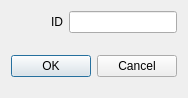
<?xml version="1.0" encoding="UTF-8"?>
<ui version="4.0">
 <class>RemoveAutoDialog</class>
 <widget class="QDialog" name="RemoveAutoDialog">
  <property name="geometry">
   <rect>
    <x>0</x>
    <y>0</y>
    <width>184</width>
    <height>98</height>
   </rect>
  </property>
  <property name="windowTitle">
   <string>Remove Auto</string>
  </property>
  <layout class="QVBoxLayout" name="verticalLayout">
   <item>
    <layout class="QHBoxLayout" name="horizontalLayout_2">
     <item>
      <spacer name="horizontalSpacer_8">
       <property name="orientation">
        <enum>Qt::Horizontal</enum>
       </property>
       <property name="sizeHint" stdset="0">
        <size>
         <width>40</width>
         <height>20</height>
        </size>
       </property>
      </spacer>
     </item>
     <item>
      <widget class="QLabel" name="idLbl">
       <property name="sizePolicy">
        <sizepolicy hsizetype="Minimum" vsizetype="Minimum">
         <horstretch>0</horstretch>
         <verstretch>0</verstretch>
        </sizepolicy>
       </property>
       <property name="text">
        <string>ID</string>
       </property>
      </widget>
     </item>
     <item>
      <widget class="QLineEdit" name="idLine">
       <property name="sizePolicy">
        <sizepolicy hsizetype="Fixed" vsizetype="Fixed">
         <horstretch>0</horstretch>
         <verstretch>0</verstretch>
        </sizepolicy>
       </property>
      </widget>
     </item>
    </layout>
   </item>
   <item>
    <spacer name="verticalSpacer">
     <property name="orientation">
      <enum>Qt::Vertical</enum>
     </property>
     <property name="sizeType">
      <enum>QSizePolicy::Expanding</enum>
     </property>
     <property name="sizeHint" stdset="0">
      <size>
       <width>20</width>
       <height>40</height>
      </size>
     </property>
    </spacer>
   </item>
   <item>
    <widget class="QDialogButtonBox" name="buttonBox">
     <property name="orientation">
      <enum>Qt::Horizontal</enum>
     </property>
     <property name="standardButtons">
      <set>QDialogButtonBox::Cancel|QDialogButtonBox::Ok</set>
     </property>
    </widget>
   </item>
   <item>
    <spacer name="verticalSpacer_2">
     <property name="orientation">
      <enum>Qt::Vertical</enum>
     </property>
     <property name="sizeType">
      <enum>QSizePolicy::Fixed</enum>
     </property>
     <property name="sizeHint" stdset="0">
      <size>
       <width>20</width>
       <height>10</height>
      </size>
     </property>
    </spacer>
   </item>
  </layout>
 </widget>
 <resources/>
 <connections>
  <connection>
   <sender>buttonBox</sender>
   <signal>accepted()</signal>
   <receiver>RemoveAutoDialog</receiver>
   <slot>accept()</slot>
   <hints>
    <hint type="sourcelabel">
     <x>227</x>
     <y>177</y>
    </hint>
    <hint type="destinationlabel">
     <x>157</x>
     <y>212</y>
    </hint>
   </hints>
  </connection>
  <connection>
   <sender>buttonBox</sender>
   <signal>rejected()</signal>
   <receiver>RemoveAutoDialog</receiver>
   <slot>reject()</slot>
   <hints>
    <hint type="sourcelabel">
     <x>253</x>
     <y>183</y>
    </hint>
    <hint type="destinationlabel">
     <x>262</x>
     <y>212</y>
    </hint>
   </hints>
  </connection>
 </connections>
</ui>
